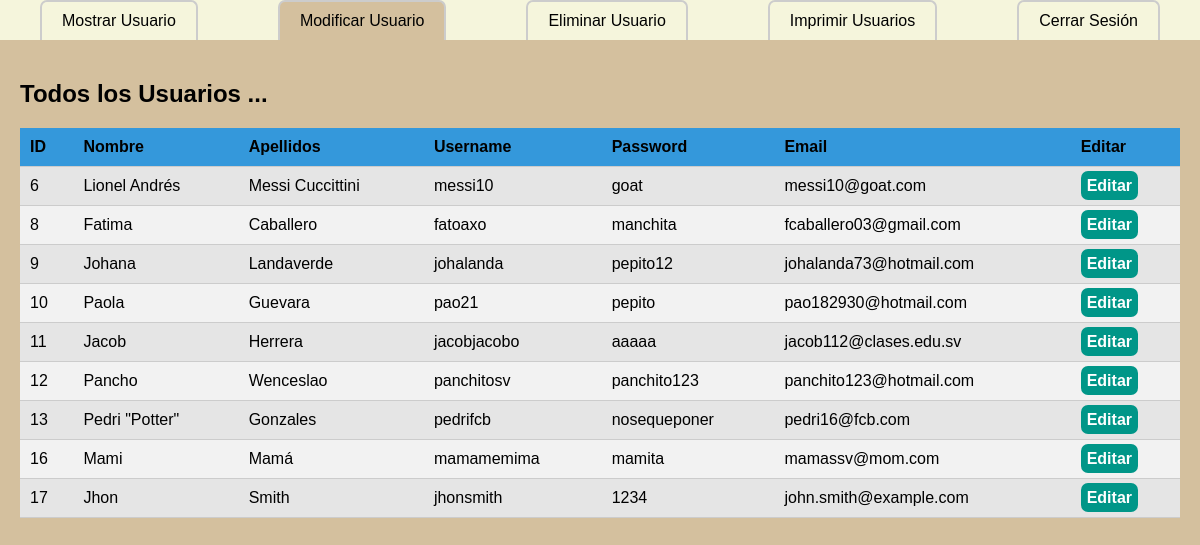
Page /modifyUsers.php (signed in) on the committed database.
### tables this page shows
CREATE TABLE `users` (
  `id` int(11) NOT NULL,
  `name` varchar(20) NOT NULL,
  `lastname` varchar(20) NOT NULL,
  `username` varchar(14) NOT NULL,
  `password` varchar(14) NOT NULL,
  `email` varchar(30) DEFAULT NULL
);

### modifyUsers.php (the view, shortened to what this page needs)
<?php
$con = connection();
$sql = "SELECT * FROM users";
$query = mysqli_query($con, $sql);
?>
<!DOCTYPE html>
<html lang="es">
<head>
  <link rel="stylesheet" href="css/mainPage.css">
</head>
<body>
  <div id="dashboard">
    <a href="showUsers.php" class="tab">Mostrar Usuario</a>
    <a class="tab active">Modificar Usuario</a>
    <a href="deleteUsers.php" class="tab">Eliminar Usuario</a>
    <a href="printUsers.php" target="_blank" class="tab">Imprimir Usuarios</a>
    <a href="logOut.php" class="tab">Cerrar Sesión</a>
  </div>
  <div class="content">
    <h2>Todos los Usuarios ...</h2>
    <div>
      <table>
        <thead>
          <tr>
            <th>ID</th>
            <th>Nombre</th>
            <th>Apellidos</th>
            <th>Username</th>
            <th>Password</th>
            <th>Email</th>
            <th>Editar</th>
          </tr>
        </thead>
        <tbody>
          <?php while ($row = mysqli_fetch_array($query)): ?>
          <tr>
            <td><?= $row['id'] ?></td>
            <td><?= $row['name'] ?></td>
            <td><?= $row['lastname'] ?></td>
            <td><?= $row['username'] ?></td>
            <td><?= $row['password'] ?></td>
            <td><?= $row['email'] ?></td>
            <td><a href="update.php?id=<?= $row['id'] ?>" class="users-table--edit">Editar</a></td>
          </tr>
          <?php endwhile; ?>
        </tbody>
      </table>
    </div>
  </div>
</body>
</html>

### css/mainPage.css (style rules this page uses)
body { margin: 0; padding: 0; font-family: Arial, sans-serif; display: flex; flex-direction: column; min-height: 100vh; }
#dashboard { background-color: beige; width: 100%; position: sticky; top: 0; z-index: 100; display: flex; justify-content: space-around; }
.tab { display: inline-block; padding: 10px 20px; background-color: beige; border: 2px solid #ccc; cursor: pointer; border-bottom: none; border-radius: 7px 7px 0 0; text-decoration: none; color: inherit; }
.tab.active { background-color: #d4c09e; }
.content { flex: 1; padding: 20px; background-color: #d4c09e; }
table { width: 100%; border-collapse: collapse; margin-top: 20px; }
th { background-color: #3498db; }
th, td { padding: 10px; text-align: left; border-bottom: 1px solid #ccc; }
tr:nth-child(even) { background-color: #f2f2f2; }
tr:nth-child(odd) { background-color: #e5e5e5; }
.users-table--edit { background: #009688; border-radius: 7px; padding: 6px; color: #fff; text-align: center; font-weight: bold; text-decoration: none; }

### rows in the picture
users: id "6", name "Lionel Andrés", lastname "Messi Cuccittini", username "messi10", password "goat", email "messi10@goat.com"
users: id "8", name "Fatima", lastname "Caballero", username "fatoaxo", password "manchita", email "fcaballero03@gmail.com"
users: id "9", name "Johana", lastname "Landaverde", username "johalanda", password "pepito12", email "johalanda73@hotmail.com"
users: id "10", name "Paola", lastname "Guevara", username "pao21", password "pepito", email "pao182930@hotmail.com"
users: id "11", name "Jacob", lastname "Herrera", username "jacobjacobo", password "aaaaa", email "jacob112@clases.edu.sv"
users: id "12", name "Pancho", lastname "Wenceslao", username "panchitosv", password "panchito123", email "panchito123@hotmail.com"
users: id "13", name "Pedri \"Potter\"", lastname "Gonzales", username "pedrifcb", password "nosequeponer", email "pedri16@fcb.com"
users: id "16", name "Mami", lastname "Mamá", username "mamamemima", password "mamita", email "mamassv@mom.com"
users: id "17", name "Jhon", lastname "Smith", username "jhonsmith", password "1234", email "john.smith@example.com"
